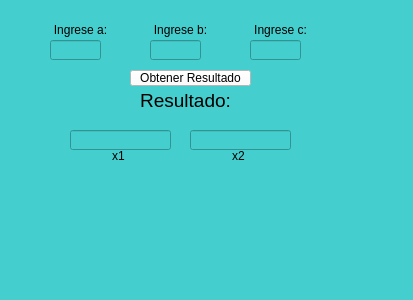
<?xml version="1.0" encoding="UTF-8"?>
<ui version="4.0">
 <class>MainWindow</class>
 <widget class="QMainWindow" name="MainWindow">
  <property name="geometry">
   <rect>
    <x>0</x>
    <y>0</y>
    <width>413</width>
    <height>300</height>
   </rect>
  </property>
  <property name="windowTitle">
   <string>CalculadoraCuadratica</string>
  </property>
  <property name="styleSheet">
   <string notr="true">background-color: rgb(69, 206, 206);</string>
  </property>
  <widget class="QWidget" name="centralwidget">
   <widget class="QLabel" name="label">
    <property name="geometry">
     <rect>
      <x>40</x>
      <y>20</y>
      <width>81</width>
      <height>20</height>
     </rect>
    </property>
    <property name="font">
     <font>
      <pointsize>9</pointsize>
     </font>
    </property>
    <property name="styleSheet">
     <string notr="true"/>
    </property>
    <property name="text">
     <string>Ingrese a:</string>
    </property>
    <property name="alignment">
     <set>Qt::AlignCenter</set>
    </property>
   </widget>
   <widget class="QLabel" name="label_2">
    <property name="geometry">
     <rect>
      <x>140</x>
      <y>20</y>
      <width>81</width>
      <height>20</height>
     </rect>
    </property>
    <property name="text">
     <string>Ingrese b:</string>
    </property>
    <property name="alignment">
     <set>Qt::AlignCenter</set>
    </property>
   </widget>
   <widget class="QLabel" name="label_3">
    <property name="geometry">
     <rect>
      <x>240</x>
      <y>20</y>
      <width>81</width>
      <height>20</height>
     </rect>
    </property>
    <property name="text">
     <string>Ingrese c:</string>
    </property>
    <property name="alignment">
     <set>Qt::AlignCenter</set>
    </property>
   </widget>
   <widget class="QLineEdit" name="leer_a">
    <property name="geometry">
     <rect>
      <x>50</x>
      <y>40</y>
      <width>51</width>
      <height>20</height>
     </rect>
    </property>
    <property name="alignment">
     <set>Qt::AlignCenter</set>
    </property>
   </widget>
   <widget class="QLineEdit" name="leer_b">
    <property name="geometry">
     <rect>
      <x>150</x>
      <y>40</y>
      <width>51</width>
      <height>20</height>
     </rect>
    </property>
    <property name="alignment">
     <set>Qt::AlignCenter</set>
    </property>
   </widget>
   <widget class="QLineEdit" name="leer_c">
    <property name="geometry">
     <rect>
      <x>250</x>
      <y>40</y>
      <width>51</width>
      <height>20</height>
     </rect>
    </property>
    <property name="alignment">
     <set>Qt::AlignCenter</set>
    </property>
   </widget>
   <widget class="QLabel" name="label_4">
    <property name="geometry">
     <rect>
      <x>100</x>
      <y>90</y>
      <width>171</width>
      <height>20</height>
     </rect>
    </property>
    <property name="font">
     <font>
      <pointsize>14</pointsize>
     </font>
    </property>
    <property name="text">
     <string>Resultado:</string>
    </property>
    <property name="alignment">
     <set>Qt::AlignCenter</set>
    </property>
   </widget>
   <widget class="QLineEdit" name="resultado_x1">
    <property name="geometry">
     <rect>
      <x>70</x>
      <y>130</y>
      <width>101</width>
      <height>20</height>
     </rect>
    </property>
    <property name="alignment">
     <set>Qt::AlignCenter</set>
    </property>
    <property name="readOnly">
     <bool>true</bool>
    </property>
   </widget>
   <widget class="QLineEdit" name="resultado_x2">
    <property name="geometry">
     <rect>
      <x>190</x>
      <y>130</y>
      <width>101</width>
      <height>20</height>
     </rect>
    </property>
    <property name="alignment">
     <set>Qt::AlignCenter</set>
    </property>
    <property name="readOnly">
     <bool>true</bool>
    </property>
   </widget>
   <widget class="QLabel" name="label_5">
    <property name="geometry">
     <rect>
      <x>100</x>
      <y>150</y>
      <width>37</width>
      <height>12</height>
     </rect>
    </property>
    <property name="text">
     <string>x1</string>
    </property>
    <property name="alignment">
     <set>Qt::AlignCenter</set>
    </property>
   </widget>
   <widget class="QLabel" name="label_6">
    <property name="geometry">
     <rect>
      <x>220</x>
      <y>150</y>
      <width>37</width>
      <height>12</height>
     </rect>
    </property>
    <property name="text">
     <string>x2</string>
    </property>
    <property name="alignment">
     <set>Qt::AlignCenter</set>
    </property>
   </widget>
   <widget class="QPushButton" name="pushButton">
    <property name="geometry">
     <rect>
      <x>130</x>
      <y>70</y>
      <width>121</width>
      <height>16</height>
     </rect>
    </property>
    <property name="styleSheet">
     <string notr="true">background-color: rgb(255, 255, 255);</string>
    </property>
    <property name="text">
     <string>Obtener Resultado</string>
    </property>
   </widget>
  </widget>
  <widget class="QMenuBar" name="menubar">
   <property name="geometry">
    <rect>
     <x>0</x>
     <y>0</y>
     <width>413</width>
     <height>17</height>
    </rect>
   </property>
  </widget>
  <widget class="QStatusBar" name="statusbar"/>
 </widget>
 <resources/>
 <connections/>
</ui>
